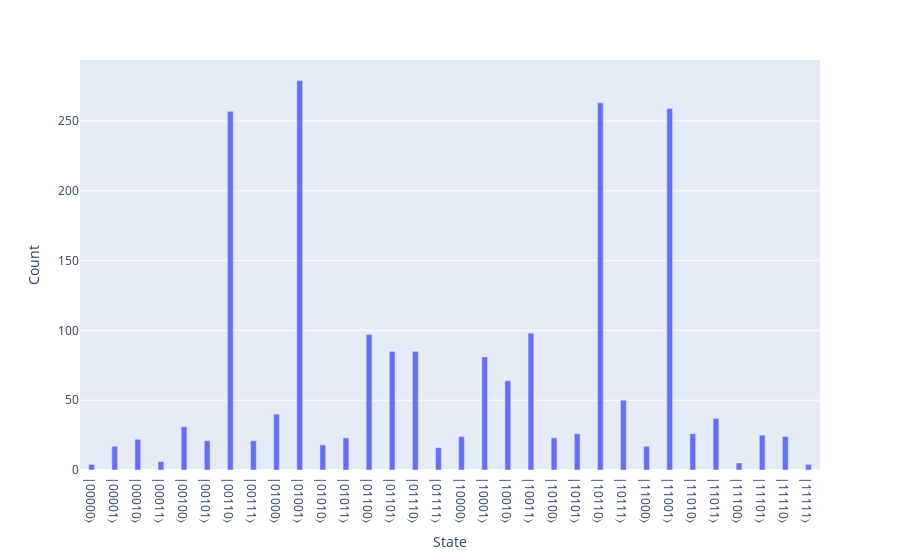
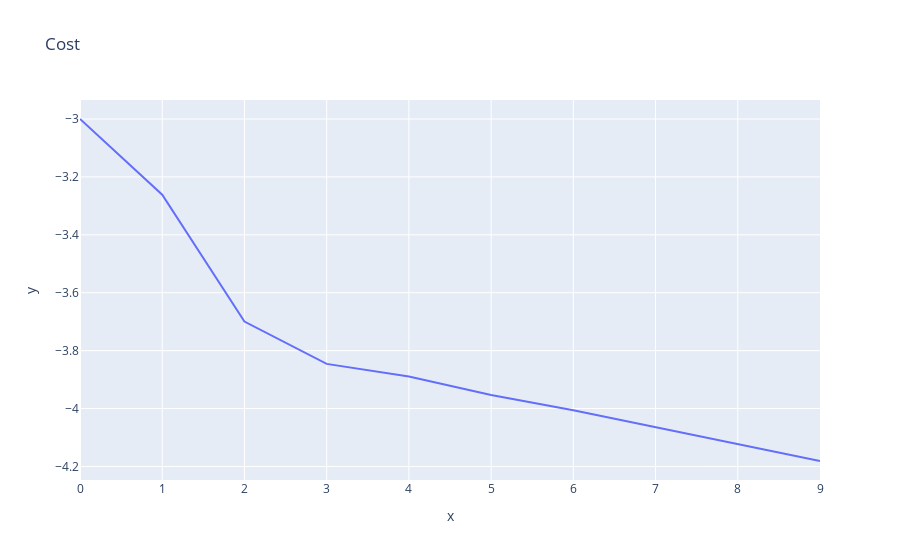
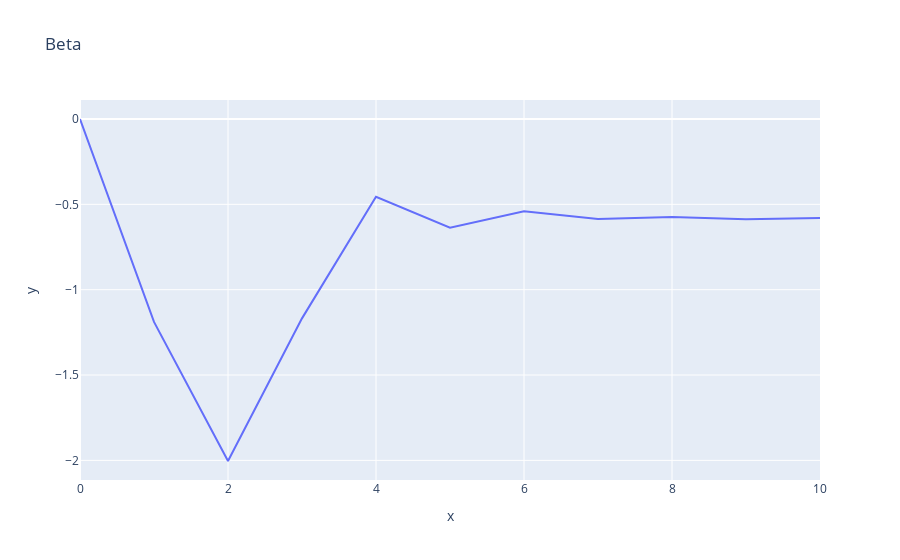

These figures' notebook cell, in order:
### Markdown cell above
Agora aplicamos o FALQON e plotamos os resultados

### Code cell
num_layers = 10

betas = [0.0]
cost = []

process = Process()
qubits = process.alloc(num_nodes)
H(qubits)

for _ in range(num_layers):
    falqon_layer(edges, delta_t, betas[-1], qubits)

    cost.append(exp_value(cost_h(edges, qubits)).get())
    betas.append(exp_value(beta_h(edges, qubits)).get())

sample(qubits).histogram("bin").show()

# Gráficos de custo e beta
px.line(x=list(range(len(cost))), y=cost, title="Cost").show()
px.line(x=list(range(len(betas))), y=betas, title="Beta").show()

### Figure 1 — Plotly figure (JSON) as saved in the notebook; plotly's stock layout.template omitted (floating-point values rounded to 4 significant figures)
{"data": [{"hovertemplate": "State=%{x}<br>Count=%{y}<extra></extra>", "legendgroup": "", "marker": {"color": "#636efa", "pattern": {"shape": ""}}, "name": "", "orientation": "v", "showlegend": false, "textposition": "auto", "type": "bar", "x": [25, 16, 19, 4, 5, 1, 18, 0, 12, 29, 23, 13, 3, 14, 17, 22, 28, 26, 10, 11, 27, 8, 21, 6, 2, 31, 7, 24, 30, 15, 20, 9], "xaxis": "x", "y": [259, 24, 98, 31, 21, 17, 64, 4, 97, 25, 50, 85, 6, 85, 81, 263, 5, 26, 18, 23, 37, 40, 26, 257, 22, 4, 21, 17, 24, 16, 23, 279], "yaxis": "y"}], "layout": {"bargap": 0.75, "barmode": "relative", "legend": {"tracegroupgap": 0}, "margin": {"t": 60}, "xaxis": {"anchor": "y", "domain": [0, 1], "tickmode": "array", "ticktext": ["|11001⟩", "|10000⟩", "|10011⟩", "|00100⟩", "|00101⟩", "|00001⟩", "|10010⟩", "|00000⟩", "|01100⟩", "|11101⟩", "|10111⟩", "|01101⟩", "|00011⟩", "|01110⟩", "|10001⟩", "|10110⟩", "|11100⟩", "|11010⟩", "|01010⟩", "|01011⟩", "|11011⟩", "|01000⟩", "|10101⟩", "|00110⟩", "|00010⟩", "|11111⟩", "|00111⟩", "|11000⟩", "|11110⟩", "|01111⟩", "|10100⟩", "|01001⟩"], "tickvals": [25, 16, 19, 4, 5, 1, 18, 0, 12, 29, 23, 13, 3, 14, 17, 22, 28, 26, 10, 11, 27, 8, 21, 6, 2, 31, 7, 24, 30, 15, 20, 9], "title": {"text": "State"}}, "yaxis": {"anchor": "x", "domain": [0, 1], "title": {"text": "Count"}}}}

### Figure 2 — Plotly figure (JSON) as saved in the notebook; plotly's stock layout.template omitted (floating-point values rounded to 4 significant figures)
{"data": [{"hovertemplate": "x=%{x}<br>y=%{y}<extra></extra>", "legendgroup": "", "line": {"color": "#636efa", "dash": "solid"}, "marker": {"symbol": "circle"}, "mode": "lines", "name": "", "orientation": "v", "showlegend": false, "type": "scatter", "x": [0, 1, 2, 3, 4, 5, 6, 7, 8, 9], "xaxis": "x", "y": [-3.0, -3.262, -3.7, -3.846, -3.889, -3.953, -4.006, -4.064, -4.122, -4.181], "yaxis": "y"}], "layout": {"legend": {"tracegroupgap": 0}, "title": {"text": "Cost"}, "xaxis": {"anchor": "y", "domain": [0, 1], "title": {"text": "x"}}, "yaxis": {"anchor": "x", "domain": [0, 1], "title": {"text": "y"}}}}

### Figure 3 — Plotly figure (JSON) as saved in the notebook; plotly's stock layout.template omitted (floating-point values rounded to 4 significant figures)
{"data": [{"hovertemplate": "x=%{x}<br>y=%{y}<extra></extra>", "legendgroup": "", "line": {"color": "#636efa", "dash": "solid"}, "marker": {"symbol": "circle"}, "mode": "lines", "name": "", "orientation": "v", "showlegend": false, "type": "scatter", "x": [0, 1, 2, 3, 4, 5, 6, 7, 8, 9, 10], "xaxis": "x", "y": [0.0, -1.189, -2.004, -1.168, -0.4553, -0.6371, -0.5411, -0.5863, -0.5738, -0.5873, -0.5805], "yaxis": "y"}], "layout": {"legend": {"tracegroupgap": 0}, "title": {"text": "Beta"}, "xaxis": {"anchor": "y", "domain": [0, 1], "title": {"text": "x"}}, "yaxis": {"anchor": "x", "domain": [0, 1], "title": {"text": "y"}}}}
